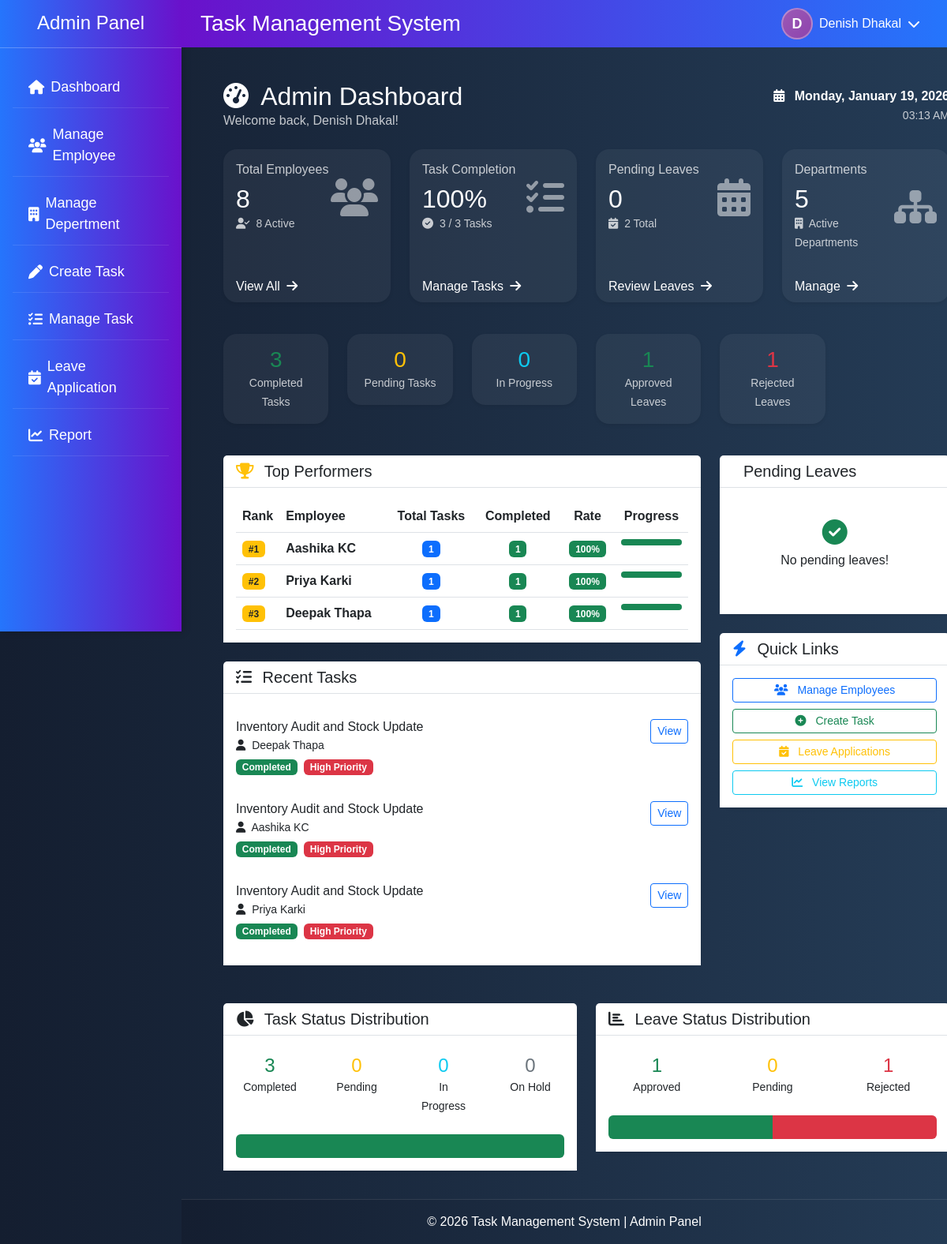
Page /admin/dashboard.php (signed in) on the committed database.
### tables this page shows
CREATE TABLE `users` (
  `users_id` int(11) NOT NULL,
  `profile_photo` varchar(255) DEFAULT 'default.png',
  `fullname` varchar(100) DEFAULT NULL,
  `username` varchar(100) DEFAULT NULL,
  `email` varchar(100) DEFAULT NULL,
  `mobile` varchar(15) DEFAULT NULL,
  `password` varchar(255) DEFAULT NULL,
  `role` enum('admin','staff') NOT NULL DEFAULT 'staff',
  `created_at` datetime DEFAULT NULL,
  `last_login` datetime DEFAULT NULL
);

CREATE TABLE `task_assign` (
  `record_id` int(11) NOT NULL,
  `task_id` int(11) DEFAULT NULL,
  `users_id` int(11) DEFAULT NULL,
  `status` varchar(50) DEFAULT NULL
);

CREATE TABLE `task_manage` (
  `task_id` int(11) NOT NULL,
  `task_title` varchar(255) DEFAULT NULL,
  `task_description` text DEFAULT NULL,
  `created_date` datetime DEFAULT NULL,
  `users_id` int(11) DEFAULT NULL,
  `start_date` date DEFAULT NULL,
  `end_date` date DEFAULT NULL,
  `priority` varchar(50) DEFAULT NULL
);

### admin/dashboard.php (the view, shortened to what the rows shown need)
<?php
$total_employees_query = "SELECT COUNT(*) as total FROM users WHERE role = 'staff'";
$total_employees_result = mysqli_query($conn, $total_employees_query);
$total_employees = mysqli_fetch_assoc($total_employees_result)['total'] ?? 0;
$total_departments_query = "SELECT COUNT(*) as total FROM department";
$total_departments_result = mysqli_query($conn, $total_departments_query);
$total_departments = mysqli_fetch_assoc($total_departments_result)['total'] ?? 0;
$total_tasks_query = "SELECT COUNT(*) as total FROM task_assign";
$total_tasks_result = mysqli_query($conn, $total_tasks_query);
$total_tasks = mysqli_fetch_assoc($total_tasks_result)['total'] ?? 0;
$completed_tasks_query = "SELECT COUNT(*) as total FROM task_assign WHERE status = 'Completed'";
$completed_tasks_result = mysqli_query($conn, $completed_tasks_query);
$completed_tasks = mysqli_fetch_assoc($completed_tasks_result)['total'] ?? 0;
$task_completion_rate = $total_tasks > 0 ? round(($completed_tasks / $total_tasks) * 100, 1) : 0;
$pending_leaves_query = "SELECT COUNT(*) as total FROM leave_apply WHERE status = 'Pending'";
$pending_leaves_result = mysqli_query($conn, $pending_leaves_query);
$pending_leaves = mysqli_fetch_assoc($pending_leaves_result)['total'] ?? 0;
$top_employees_query = "
    SELECT u.users_id, u.fullname, COUNT(ta.record_id) as total_tasks,
           SUM(CASE WHEN ta.status = 'Completed' THEN 1 ELSE 0 END) as completed
    FROM users u
    LEFT JOIN task_assign ta ON u.users_id = ta.users_id
    WHERE u.role = 'staff'
    GROUP BY u.users_id, u.fullname
    HAVING total_tasks > 0
    ORDER BY completed DESC, total_tasks DESC
    LIMIT 5
";
$top_employees_result = mysqli_query($conn, $top_employees_query);
$recent_tasks_query = "
    SELECT ta.*, tm.task_title, tm.priority, u.fullname
    FROM task_assign ta
    JOIN task_manage tm ON ta.task_id = tm.task_id
    JOIN users u ON ta.users_id = u.users_id
    ORDER BY ta.record_id DESC
    LIMIT 5
";
$recent_tasks_result = mysqli_query($conn, $recent_tasks_query);
?>
<div class="manage_task" style="width: 80vw; margin-left: 263px; margin-top: 83px; padding: 20px;">
    <div class="row">
        <div class="col-md-12">
            <div class="d-flex justify-content-between align-items-center mb-4">
                <div>
                    <h2 class="mb-0 text-white"><i class="fas fa-tachometer-alt me-2"></i> Admin Dashboard</h2>
                </div>
            </div>
            <div class="row mb-4">
                <div class="col-md-3 mb-3">
                    <div class="card border-0 shadow-sm h-100" style="background: linear-gradient(135deg, #667eea 0%, #764ba2 100%);">
                        <div class="card-body text-white">
                            <div class="d-flex justify-content-between align-items-center">
                                <div>
                                    <h2 class="mb-0"><?php echo $total_employees; ?></h2>
                                </div>
                            </div>
                        </div>
                    </div>
                </div>
                <div class="col-md-3 mb-3">
                    <div class="card border-0 shadow-sm h-100" style="background: linear-gradient(135deg, #f093fb 0%, #f5576c 100%);">
                        <div class="card-body text-white">
                            <div class="d-flex justify-content-between align-items-center">
                                <div>
                                    <h2 class="mb-0"><?php echo $task_completion_rate; ?>%</h2>
                                </div>
                            </div>
                        </div>
                    </div>
                </div>
                <div class="col-md-3 mb-3">
                    <div class="card border-0 shadow-sm h-100" style="background: linear-gradient(135deg, #4facfe 0%, #00f2fe 100%);">
                        <div class="card-body text-white">
                            <div class="d-flex justify-content-between align-items-center">
                                <div>
                                    <h2 class="mb-0"><?php echo $pending_leaves; ?></h2>
                                </div>
                            </div>
                        </div>
                    </div>
                </div>
                <div class="col-md-3 mb-3">
                    <div class="card border-0 shadow-sm h-100" style="background: linear-gradient(135deg, #fa709a 0%, #fee140 100%);">
                        <div class="card-body text-white">
                            <div class="d-flex justify-content-between align-items-center">
                                <div>
                                    <h2 class="mb-0"><?php echo $total_departments; ?></h2>
                                </div>
                            </div>
                        </div>
                    </div>
                </div>
            </div>
            <div class="row">
                <div class="col-md-8">
                    <div class="card border-0 shadow-sm mb-4">
                        <div class="card-body bg-white">
                            <?php if ($top_employees_result && mysqli_num_rows($top_employees_result) > 0): ?>
                                <div class="table-responsive">
                                    <table class="table table-hover mb-0">
                                        <thead>
                                            <tr>
                                                <th width="5%" class="text-dark">Rank</th>
                                                <th class="text-dark">Employee</th>
                                                <th class="text-center text-dark">Total Tasks</th>
                                                <th class="text-center text-dark">Completed</th>
                                                <th class="text-center text-dark">Rate</th>
                                                <th class="text-center text-dark">Progress</th>
                                            </tr>
                                        </thead>
                                        <tbody>
                                            <?php
                                            $rank = 1;
                                            while ($emp = mysqli_fetch_assoc($top_employees_result)):
                                                $completion_rate = $emp['total_tasks'] > 0 ? round(($emp['completed'] / $emp['total_tasks']) * 100, 1) : 0;
                                                $rate_color = 'success';
                                            ?>
                                                <tr>
                                                    <td>
                                                        <span class="badge bg-warning text-dark">#<?php echo $rank++; ?></span>
                                                    </td>
                                                    <td><strong class="text-dark"><?php echo htmlspecialchars($emp['fullname']); ?></strong></td>
                                                    <td class="text-center"><span class="badge bg-primary"><?php echo $emp['total_tasks']; ?></span></td>
                                                    <td class="text-center"><span class="badge bg-success"><?php echo $emp['completed']; ?></span></td>
                                                    <td class="text-center">
                                                        <span class="badge bg-<?php echo $rate_color; ?>"><?php echo $completion_rate; ?>%</span>
                                                    </td>
                                                    <td>
                                                        <div class="progress" style="height: 8px;">
                                                            <div class="progress-bar bg-<?php echo $rate_color; ?>"
                                                                 style="width: <?php echo $completion_rate; ?>%"></div>
                                                        </div>
                                                    </td>
                                                </tr>
                                            <?php endwhile; ?>
                                        </tbody>
                                    </table>
                                </div>
                            <?php endif; ?>
                        </div>
                    </div>
                    <div class="card border-0 shadow-sm mb-4">
                        <div class="card-body bg-white">
                            <?php if ($recent_tasks_result && mysqli_num_rows($recent_tasks_result) > 0): ?>
                                <div class="list-group list-group-flush">
                                    <?php while ($task = mysqli_fetch_assoc($recent_tasks_result)):
                                        $status_badge = [
                                            'Completed' => 'success',
                                            'In Progress' => 'primary',
                                            'Pending' => 'warning',
                                            'Not Started' => 'secondary',
                                            'On Hold' => 'info',
                                            'Cancelled' => 'danger'
                                        ];
                                        $priority_badge = [
                                            'High' => 'danger',
                                            'Medium' => 'warning',
                                            'Low' => 'info'
                                        ];
                                        $status_color = $status_badge[$task['status']] ?? 'secondary';
                                        $priority_color = $priority_badge[$task['priority']] ?? 'secondary';
                                    ?>
                                        <div class="list-group-item border-0 px-0">
                                            <div class="d-flex justify-content-between align-items-start">
                                                <div class="flex-grow-1">
                                                    <h6 class="mb-1 text-dark"><?php echo htmlspecialchars($task['task_title']); ?></h6>
                                                    <p class="mb-1 text-dark small">
                                                        <i class="fas fa-user me-1"></i> <?php echo htmlspecialchars($task['fullname']); ?>
                                                    </p>
                                                    <div>
                                                        <span class="badge bg-<?php echo $status_color; ?> me-1"><?php echo $task['status']; ?></span>
                                                        <?php if ($task['priority']): ?>
                                                            <span class="badge bg-<?php echo $priority_color; ?>"><?php echo $task['priority']; ?> Priority</span>
                                                        <?php endif; ?>
                                                    </div>
                                                </div>
                                                <a href="<?php echo BASE_URL; ?>/admin/task/manage_task.php" class="btn btn-sm btn-outline-primary">
                                                    View
                                                </a>
                                            </div>
                                        </div>
                                    <?php endwhile; ?>
                                </div>
                            <?php else: ?>
                                <div class="text-center text-dark py-4">
                                    <p class="text-dark">No recent tasks found.</p>
                                </div>
                            <?php endif; ?>
                        </div>
                    </div>
                </div>
            </div>
        </div>
    </div>
</div>

### rows in the picture
users: fullname "Aashika KC", total_tasks "1", completed "1", completion_rate "100"
users: fullname "Priya Karki", total_tasks "1", completed "1", completion_rate "100"
users: fullname "Deepak Thapa", total_tasks "1", completed "1", completion_rate "100"
task_assign: task.task_title "Inventory Audit and Stock Update", users.fullname "Deepak Thapa", status "Completed", task.priority "High"
task_assign: task.task_title "Inventory Audit and Stock Update", users.fullname "Aashika KC", status "Completed", task.priority "High"
task_assign: task.task_title "Inventory Audit and Stock Update", users.fullname "Priya Karki", status "Completed", task.priority "High"

### other values in the picture
$firstLetter "D"
$loggedInName "Denish Dhakal"
$_SESSION['name'] "Denish Dhakal"
$total_employees "8"
$active_employees "8"
$task_completion_rate "100"
$completed_tasks "3"
$total_tasks "3"
$pending_leaves "0"
$total_leaves "2"
$total_departments "5"
$pending_tasks "0"
$in_progress_tasks "0"
$approved_leaves "1"
$rejected_leaves "1"
